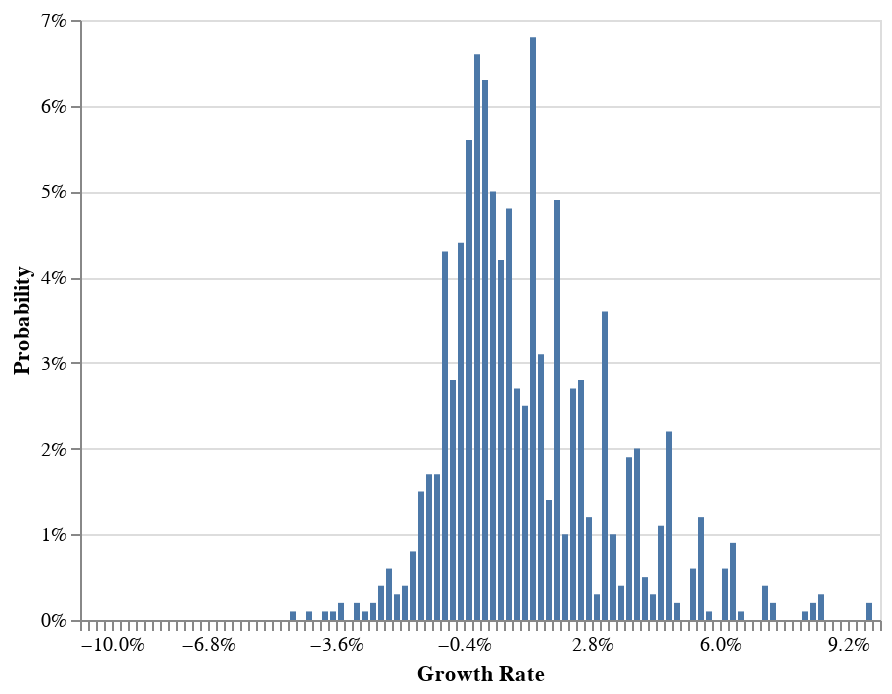

Write notebook code for a chart like this one.
### Code cell
kelly_w_bayes_estimate.plot_growth_rate_distribution(
    n_games=N_games, min_max_growth_rate=[-0.1, 0.1], step_size=0.002
)

### Figure 1 — Vega-Lite specification as saved in the notebook (floating-point values rounded to 4 significant figures; data arrays with more than 128 entries replaced by an {"elided": "..."} marker saying what was removed)
{"config": {"view": {"continuousWidth": 400, "continuousHeight": 300}}, "data": {"name": "data-0f062e624c43d747448c45379457d46c"}, "mark": "bar", "encoding": {"x": {"axis": {"format": "%"}, "bin": {"extent": [-0.1, 0.1], "step": 0.002}, "field": "growth_rates", "title": "Growth Rate", "type": "quantitative"}, "y": {"aggregate": "sum", "axis": {"format": "%"}, "field": "pct", "title": "Probability", "type": "quantitative"}}, "transform": [{"joinaggregate": [{"op": "count", "field": "*", "as": "total"}]}, {"calculate": "1 / datum.total", "as": "pct"}], "$schema": "https://vega.github.io/schema/vega-lite/v4.17.0.json", "datasets": {"data-0f062e624c43d747448c45379457d46c": {"elided": "1000 records"}}}
